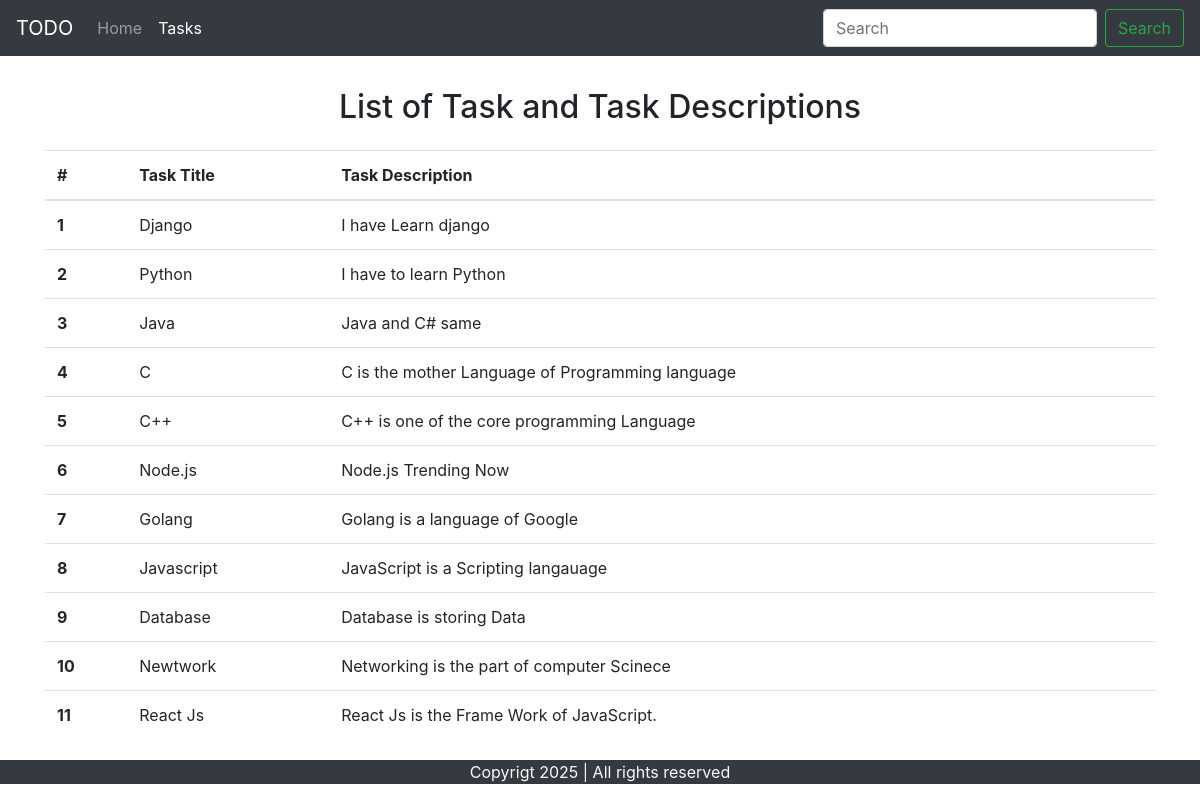
Page /task/ on the committed database.
### home/models.py (models this page shows, shortened)
class Task (models.Model):
    taskTitle = models.CharField(max_length=150)
    taskDesc = models.TextField()
    time = models.DateTimeField(auto_now_add=True)

### home/views.py (the view)
# urls.py: path('task/',views.task),
def task (request):
    alltasks = Task.objects.all()
    context = {'tasks': alltasks}
    return render (request, 'task.html',context)

### todoList/templates/task.html (shortened to what this page needs)
<!doctype html>
<html lang="en">
  <head>
    <link rel="stylesheet" href="https://cdn.jsdelivr.net/npm/bootstrap@4.5.3/dist/css/bootstrap.min.css">
  </head>
  <body>
    <nav class="navbar navbar-expand-lg navbar-dark bg-dark">
        <a class="navbar-brand" href="/">TODO</a>
        <div class="collapse navbar-collapse" id="navbarSupportedContent">
          <ul class="navbar-nav mr-auto">
            <li class="nav-item ">
              <a class="nav-link" href="/">Home <span class="sr-only">(current)</span></a>
            </li>
            <li class="nav-item active">
              <a class="nav-link" href="/task/">Tasks</a>
            </li>
          </ul>
          <form class="form-inline my-2 my-lg-0">
            <input class="form-control mr-sm-2" type="search" placeholder="Search" aria-label="Search">
            <button class="btn btn-outline-success my-2 my-sm-0" type="submit">Search</button>
          </form>
        </div>
      </nav>
      <div class="container my-3">
        <h2 class='text-center py-3'>List of Task and Task Descriptions </h2>
        <table class="table">
            <thead>
              <tr>
                <th scope="col">#</th>
                <th scope="col">Task Title</th>
                <th scope="col">Task Description</th>
              </tr>
            </thead>
            <tbody>
              {% for task in tasks %}
              <tr>
                <th scope="row">{{forloop.counter}}</th>
                <td>{{task.taskTitle}}</td>
                <td>{{task.taskDesc}}</td>
              </tr>
              {% endfor %}
            </tbody>
          </table>
      </div>
      <footer>
        <p class = 'text-center bg-dark text-light fixed-bottom'>
            Copyrigt 2025 | All rights reserved
        </p>
      </footer>
  </body>
</html>

### rows in the picture
Task: taskTitle "Django", taskDesc "I have Learn django"
Task: taskTitle "Python", taskDesc "I have to learn Python"
Task: taskTitle "Java", taskDesc "Java and C# same"
Task: taskTitle "C", taskDesc "C is the mother Language of Programming language"
Task: taskTitle "C++", taskDesc "C++ is one of the core programming Language"
Task: taskTitle "Node.js", taskDesc "Node.js Trending Now"
Task: taskTitle "Golang", taskDesc "Golang is a language of Google"
Task: taskTitle "Javascript", taskDesc "JavaScript is a Scripting langauage"
Task: taskTitle "Database", taskDesc "Database is storing Data"
Task: taskTitle "Newtwork", taskDesc "Networking is the part of computer Scinece"
Task: taskTitle "React Js", taskDesc "React Js is the Frame Work of JavaScript."
